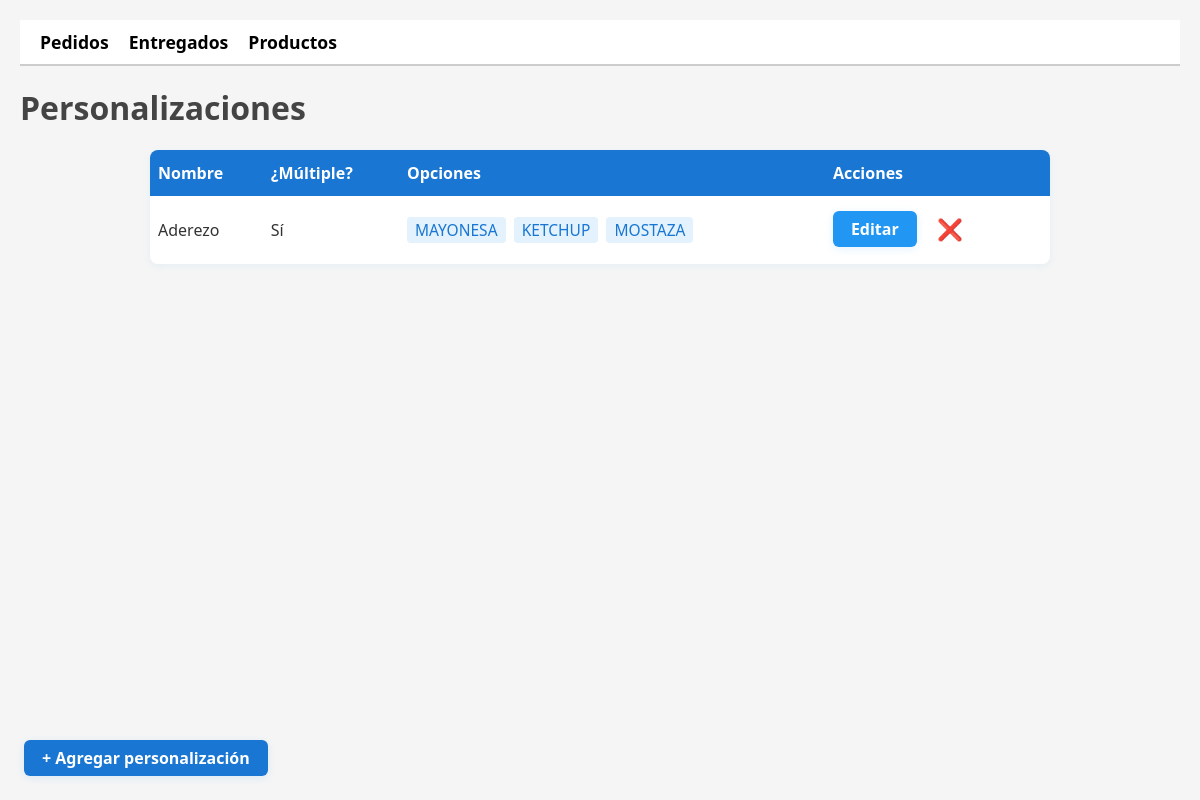
The page /panel/personalizaciones/ on the database as committed earlier.
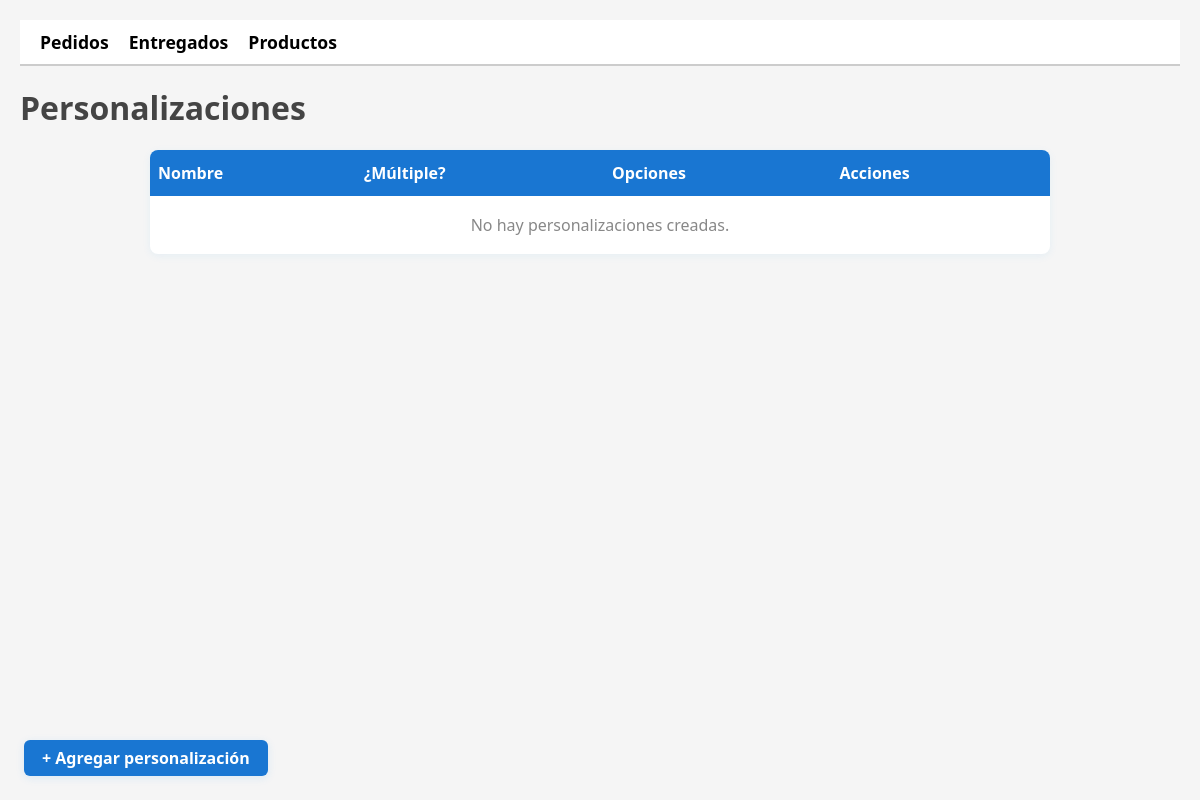
The same page on the database as committed later.
### mi_app/models.py (models this page shows, shortened)
class PersonalizacionCampo(models.Model):
    nombre = models.CharField(max_length=100)
    es_multiple = models.BooleanField(default=False)  # NUEVO CAMPO

class PersonalizacionOpcion(models.Model):
    campo = models.ForeignKey(PersonalizacionCampo, on_delete=models.CASCADE, related_name='opciones')
    nombre = models.CharField(max_length=100)
    precio_extra = models.DecimalField(max_digits=6, decimal_places=2, default=0)

### mi_app/views/admin.py (the view)
# urls.py: path('panel/personalizaciones/', views.lista_personalizaciones_admin, name='lista_personalizaciones_admin'),
def lista_personalizaciones_admin(request):
    from ..models import PersonalizacionCampo
    personalizaciones = PersonalizacionCampo.objects.all()
    return render(request, 'admin/lista_personalizaciones_admin.html', {'personalizaciones': personalizaciones})

### mi_app/templates/admin/lista_personalizaciones_admin.html (shortened to what this page needs)
{% load static %}
<link rel="stylesheet" href="{% static 'css/admin_panel.css' %}">
<nav class="admin-menu">
  <a href="{% url 'pedidos_admin' %}">Pedidos</a>
  <a href="{% url 'pedidos_entregados_admin' %}">Entregados</a>
  <a href="{% url 'productos_admin' %}">Productos</a>
</nav>
<h1>Personalizaciones</h1>
<div class="tabla-admin-wrapper">
<table class="tabla-admin">
  <thead>
    <tr>
      <th>Nombre</th>
      <th>¿Múltiple?</th>
      <th>Opciones</th>
      <th>Acciones</th>
    </tr>
  </thead>
  <tbody>
    {% for p in personalizaciones %}
    <tr>
      <td>{{ p.nombre }}</td>
      <td>{% if p.es_multiple %}Sí{% else %}No{% endif %}</td>
      <td>
        {% for op in p.opciones.all %}
          <span class="opcion-tag">{{ op.nombre }}</span>
        {% empty %}
          <span style="color:#888;">Sin opciones</span>
        {% endfor %}
      </td>
      <td>
        <a href="{% url 'editar_personalizacion_admin' p.id %}" class="admin-btn">Editar</a>
        <form method="post" action="{% url 'eliminar_personalizacion_admin' p.id %}" style="display:inline;">
          <button type="submit" title="Eliminar" onclick="return confirm('¿Seguro que deseas eliminar esta personalización?')" style="background:none;border:none;color:#d32f2f;font-size:1.3em;cursor:pointer;vertical-align:middle;">&#10060;</button>
        </form>
      </td>
    </tr>
    {% empty %}
    <tr><td colspan="4" style="text-align:center; color:#888; padding: 18px;">No hay personalizaciones creadas.</td></tr>
    {% endfor %}
  </tbody>
</table>
</div>
<div class="fijo-abajo-izq">
  <a href="{% url 'agregar_personalizacion_admin' %}" class="admin-btn" style="background:#1976d2;">+ Agregar personalización</a>
</div>

Rows that differ between the two databases and show on the page:
removed PersonalizacionCampo: nombre "Aderezo", es_multiple "Sí"
removed PersonalizacionOpcion: nombre "MAYONESA"
removed PersonalizacionOpcion: nombre "KETCHUP"
removed PersonalizacionOpcion: nombre "MOSTAZA"
Other text that changed with them:
text now shown: "No hay personalizaciones creadas."
